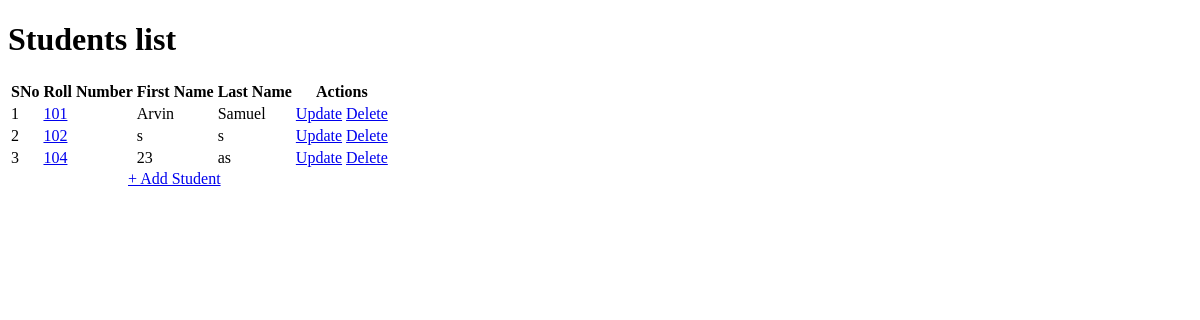
/, run on an earlier commit of the app's database.
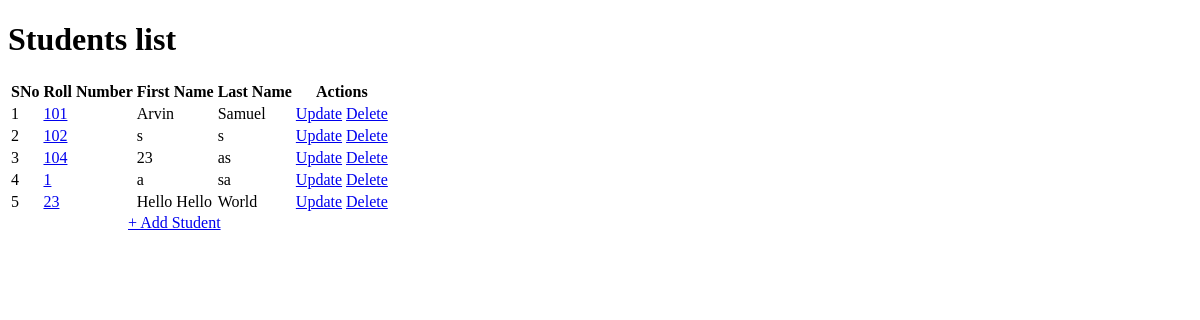
And on a later commit of the database.
### app.py (models this page shows)
class Student(db.Model):
    __tablename__ = "student"
    student_id = db.Column(db.Integer, primary_key=True, autoincrement=True)
    roll_number = db.Column(db.String, unique=True, nullable=False)
    first_name = db.Column(db.String, nullable=False)
    last_name = db.Column(db.String)
    courses = db.relationship("Course", secondary="enrollments")

### app.py (the view)
@app.route("/")
def index():
    students=Student.query.all()
    count=Student.query.count()
    return render_template("index.html", Students=students, Count=count)

### templates/index.html (shortened to what this page needs)
<!DOCTYPE html>
<html>
<head>
</head>
<body>
    <div>
        <h1>Students list</h1>
        {%if Count%}
        <table id = "all-students">
            <tr>
                <th>SNo</th>
                <th>Roll Number</th>
                <th>First Name</th>
                <th>Last Name</th>
                <th>Actions</th>
            </tr>
            {%for Student in Students%}
            <tr>
                <td>{{loop.index}}</td>
                <td><a href="/student/{{Student['student_id']}}">{{Student["roll_number"]}}</a></td>
                <td>{{Student["first_name"]}}</td>
                <td>{{Student["last_name"]}}</td>
                <td>
                <a href="/student/{{Student['student_id']}}/update" type="button">Update</a>
                <a href="/student/{{Student['student_id']}}/delete" type="button">Delete</a>
                </td>
            </tr>
            {%endfor%}
        </table>
        {%else%}
        <div>No student found. Add the students now!</div>
        {%endif%}
        <div style="margin-left: 120px;"><a href="/student/create">+ Add Student</a></div>
    </div>
</body>
</html>

What changed in the data, as far as the page shows it:
added Student: roll_number "1", first_name "a", last_name "sa"
added Student: roll_number "23", first_name "Hello Hello", last_name "World"
